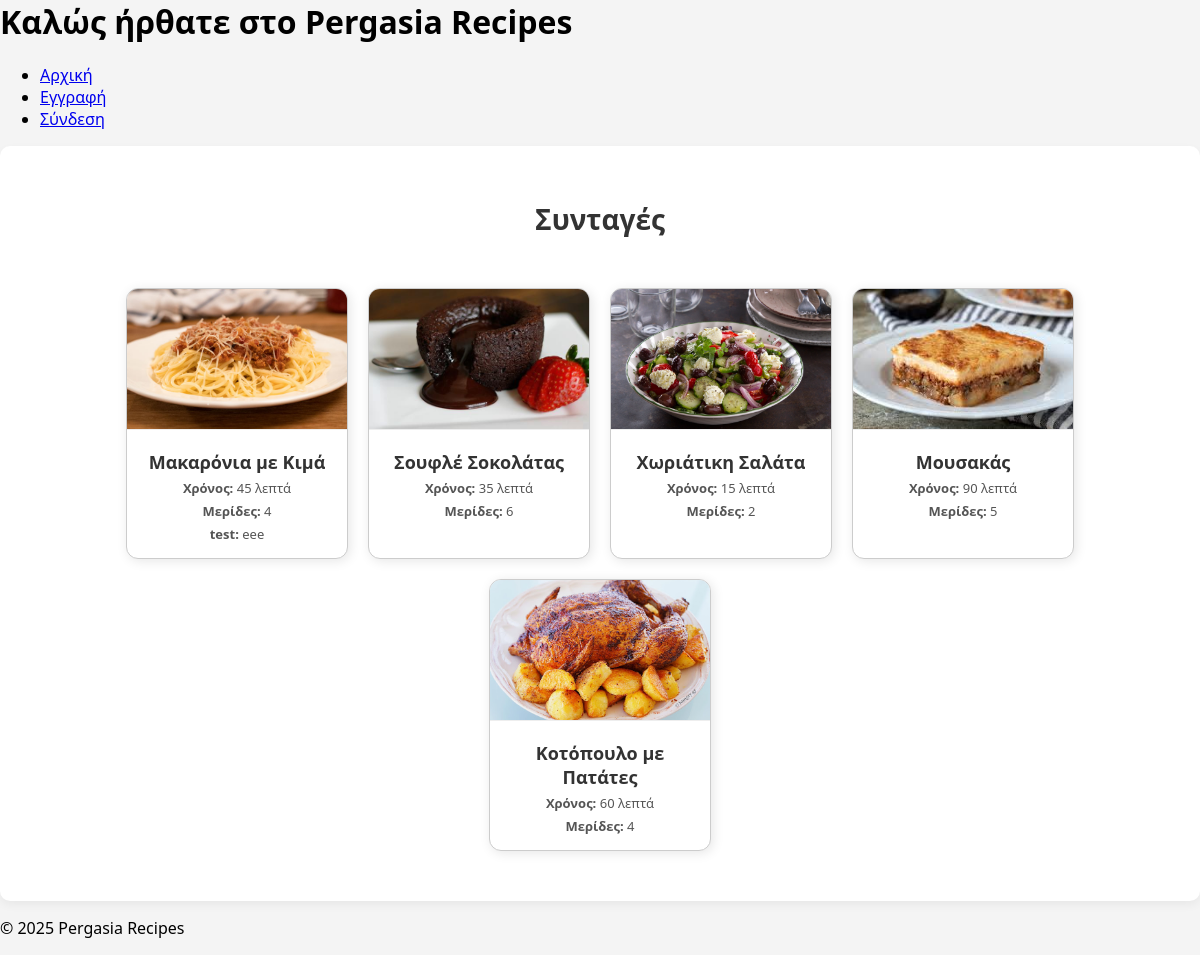
/Pergasia/index.php, run on the app's committed database.
### tables this page shows
CREATE TABLE `recipes` (
  `id` int(11) NOT NULL,
  `title` varchar(100) DEFAULT NULL,
  `prep_time` int(11) DEFAULT NULL,
  `servings` int(11) DEFAULT NULL,
  `image` varchar(255) DEFAULT NULL
);

CREATE TABLE `comments` (
  `id` int(11) NOT NULL,
  `user_id` int(11) NOT NULL,
  `recipe_id` int(11) NOT NULL,
  `content` text NOT NULL,
  `created_at` datetime DEFAULT current_timestamp()
);

CREATE TABLE `users` (
  `id` int(11) NOT NULL,
  `username` varchar(50) NOT NULL,
  `password` varchar(255) NOT NULL
);

### Pergasia/index.php (the view, shortened to what this page needs)
<?php
require('db.php');
require('header.php');
require('leftsidebar.php');
?>
<link rel="stylesheet" type="text/css" href="mycss.css?v=3" />
<div id="main">
    <h2>Συνταγές</h2>
    <?php
    $sql = "SELECT * FROM recipes";
    $result = $conn->query($sql);
    echo '<div class="recipe-grid">';
    while ($row = $result->fetch_assoc()) {
        $recipe_id = $row['id'];
        $comments_sql = "SELECT c.content, u.username FROM comments c JOIN users u ON c.user_id = u.id WHERE c.recipe_id = $recipe_id ORDER BY c.created_at DESC";
        $comments_result = $conn->query($comments_sql);
        echo '<div class="recipe-card">';
        echo '<img src="images/' . htmlspecialchars($row['image']) . '" alt="recipe image">';
        echo '<div class="recipe-content">';
        echo '<h3>' . htmlspecialchars($row['title']) . '</h3>';
        echo '<p><strong>Χρόνος:</strong> ' . intval($row['prep_time']) . ' λεπτά</p>';
        echo '<p><strong>Μερίδες:</strong> ' . intval($row['servings']) . '</p>';
        echo '<div class="comments">';
        while ($comment = $comments_result->fetch_assoc()) {
            echo '<p><strong>' . htmlspecialchars($comment['username']) . ':</strong> ' . htmlspecialchars($comment['content']) . '</p>';
        }
        echo '</div>';
        echo '</div>';
        echo '</div>';
    }
    echo '</div>';
    ?>
</div>
<?php require('footer.php'); ?>

### Pergasia/header.php (shortened to what this page needs)
<div id="header">
<h1>Καλώς ήρθατε στο Pergasia Recipes</h1>
</div>

### Pergasia/leftsidebar.php
<div id="leftsidebar">
<ul>
    <li><a href="index.php">Αρχική</a></li>
    <li><a href="register.php">Εγγραφή</a></li>
    <li><a href="login.php">Σύνδεση</a></li>
</ul>
</div>

### Pergasia/footer.php
<div id="footer">
<p>&copy; 2025 Pergasia Recipes</p>
</div>

### Pergasia/mycss.css (style rules this page uses)
#main { max-width: 1200px; margin: 0 auto; padding: 30px 20px; background-color: #fff; border-radius: 10px; box-shadow: 0 4px 10px rgba(0, 0, 0, 0.05); }
h2 { text-align: center; color: #333; margin-bottom: 30px; font-size: 28px; }
.recipe-grid { display: flex; flex-wrap: wrap; gap: 25px; justify-content: center; }
.recipe-card { width: 180px; background-color: #ffffff; border-radius: 12px; overflow: hidden; box-shadow: 0 2px 6px rgba(0, 0, 0, 0.1); transition: transform 0.2s ease-in-out; text-align: center; }
.recipe-card img { width: 100%; height: 110px; object-fit: cover; border-bottom: 1px solid #eee; }
.recipe-card h3 { font-size: 16px; margin: 10px 0 5px; color: #222; }
.recipe-card p { font-size: 13px; margin: 4px 0; color: #555; }
.recipe-grid { display: flex; flex-wrap: wrap; gap: 20px; padding: 20px; justify-content: center; }
.recipe-card { width: 220px; border: 1px solid #ccc; border-radius: 12px; box-shadow: 2px 2px 12px rgba(0,0,0,0.1); background: white; text-align: center; transition: transform 0.2s; }
.recipe-card img { width: 100%; height: 140px; object-fit: cover; border-radius: 8px 8px 0 0; }
.recipe-content { padding: 10px; }
.recipe-content h3 { margin: 10px 0 5px; font-size: 18px; color: #333; }
.recipe-content p { margin: 5px 0; color: #555; }

### data on the page
recipes: image (picture), title "Μακαρόνια με Κιμά", prep_time "45", servings "4"
comments: user.username "test", content "eee"
recipes: image (picture), title "Σουφλέ Σοκολάτας", prep_time "35", servings "6"
recipes: image (picture), title "Χωριάτικη Σαλάτα", prep_time "15", servings "2"
recipes: image (picture), title "Μουσακάς", prep_time "90", servings "5"
recipes: image (picture), title "Κοτόπουλο με Πατάτες", prep_time "60", servings "4"
